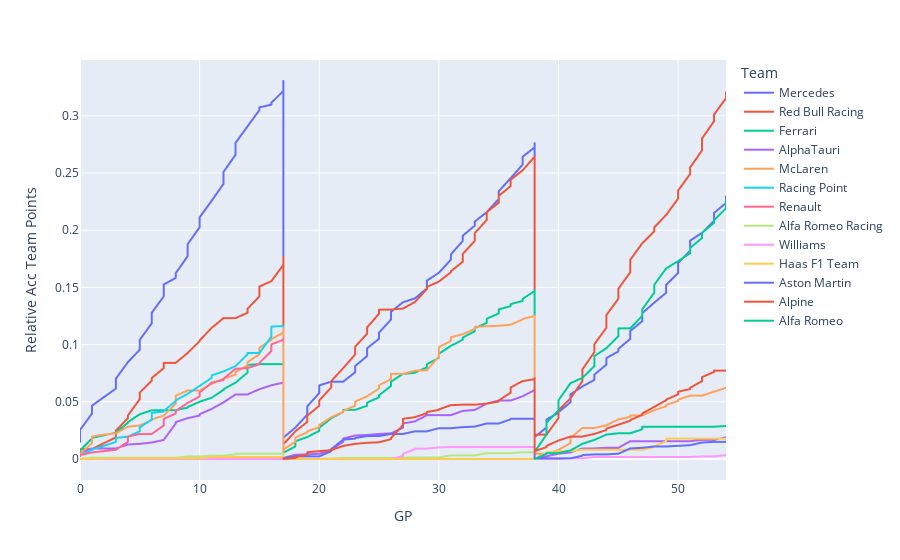

The notebook cell saved with this chart:
### Code cell
fig = px.line(test3, x="GP", y="Relative Acc Team Points", color="Team", log_y=False)
fig.show()
